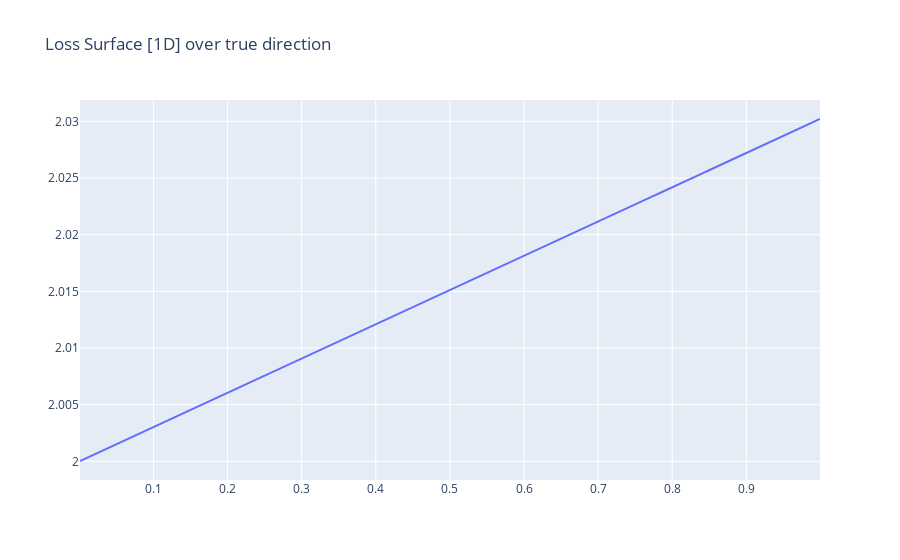

This figure's notebook cell:
### Code cell
show_1d_travel(
    direction=p0,
    labels = torch.Tensor(y_train[:1]), 
    observations = torch.Tensor(X_train[:1]),
    scale=1)

### Figure 1 — Plotly figure (JSON) as saved in the notebook; plotly's stock layout.template omitted (floating-point values rounded to 4 significant figures; data arrays with more than 128 entries replaced by an {"elided": "..."} marker saying what was removed)
{"data": [{"type": "scatter", "x": {"elided": "1000 float values"}, "y": {"elided": "1000 float values"}}], "layout": {"title": {"text": "Loss Surface [1D] over true direction"}}}
